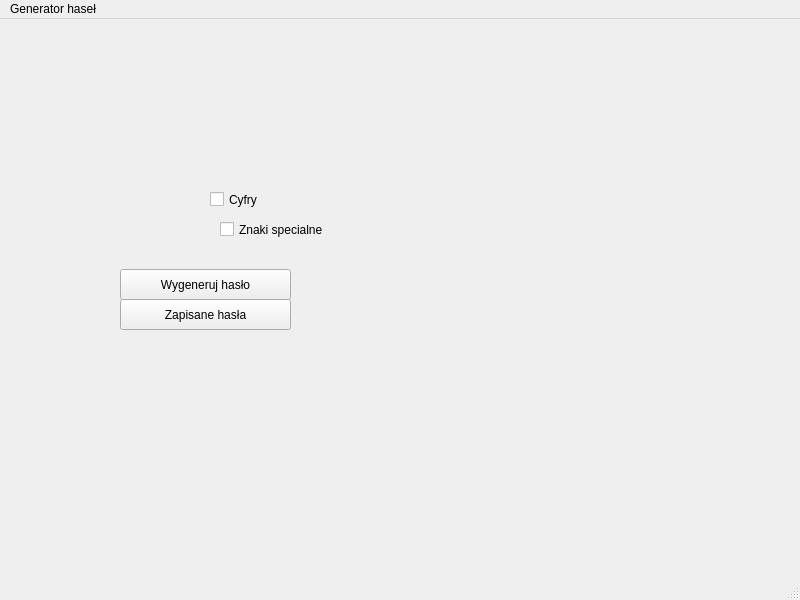
<?xml version="1.0" encoding="UTF-8"?>
<ui version="4.0">
 <class>MainWindow</class>
 <widget class="QMainWindow" name="MainWindow">
  <property name="geometry">
   <rect>
    <x>0</x>
    <y>0</y>
    <width>800</width>
    <height>600</height>
   </rect>
  </property>
  <property name="windowTitle">
   <string>MainWindow</string>
  </property>
  <widget class="QWidget" name="centralwidget">
   <widget class="QPushButton" name="pushButton">
    <property name="geometry">
     <rect>
      <x>120</x>
      <y>250</y>
      <width>171</width>
      <height>31</height>
     </rect>
    </property>
    <property name="text">
     <string>Wygeneruj hasło</string>
    </property>
   </widget>
   <widget class="QPushButton" name="pushButton_2">
    <property name="geometry">
     <rect>
      <x>120</x>
      <y>280</y>
      <width>171</width>
      <height>31</height>
     </rect>
    </property>
    <property name="text">
     <string>Zapisane hasła</string>
    </property>
   </widget>
   <widget class="QCheckBox" name="checkBox">
    <property name="geometry">
     <rect>
      <x>210</x>
      <y>170</y>
      <width>77</width>
      <height>21</height>
     </rect>
    </property>
    <property name="text">
     <string>Cyfry</string>
    </property>
   </widget>
   <widget class="QCheckBox" name="checkBox_2">
    <property name="geometry">
     <rect>
      <x>220</x>
      <y>200</y>
      <width>121</width>
      <height>21</height>
     </rect>
    </property>
    <property name="text">
     <string>Znaki specialne</string>
    </property>
   </widget>
  </widget>
  <widget class="QMenuBar" name="menubar">
   <property name="geometry">
    <rect>
     <x>0</x>
     <y>0</y>
     <width>800</width>
     <height>21</height>
    </rect>
   </property>
   <widget class="QMenu" name="menuGenerator_hase">
    <property name="title">
     <string>Generator haseł</string>
    </property>
   </widget>
   <addaction name="menuGenerator_hase"/>
  </widget>
  <widget class="QStatusBar" name="statusbar"/>
 </widget>
 <resources/>
 <connections/>
</ui>
